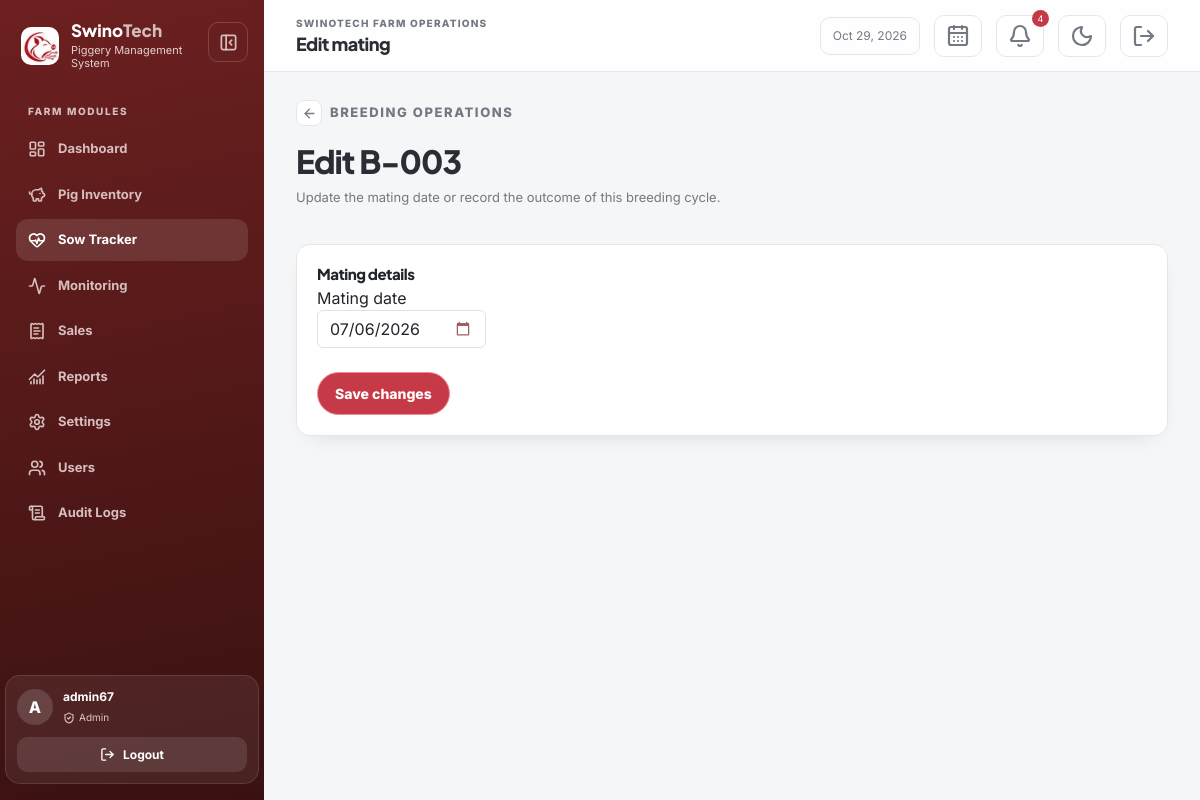
The app's page /sows/edit.php?id=903 (signed in), older data.
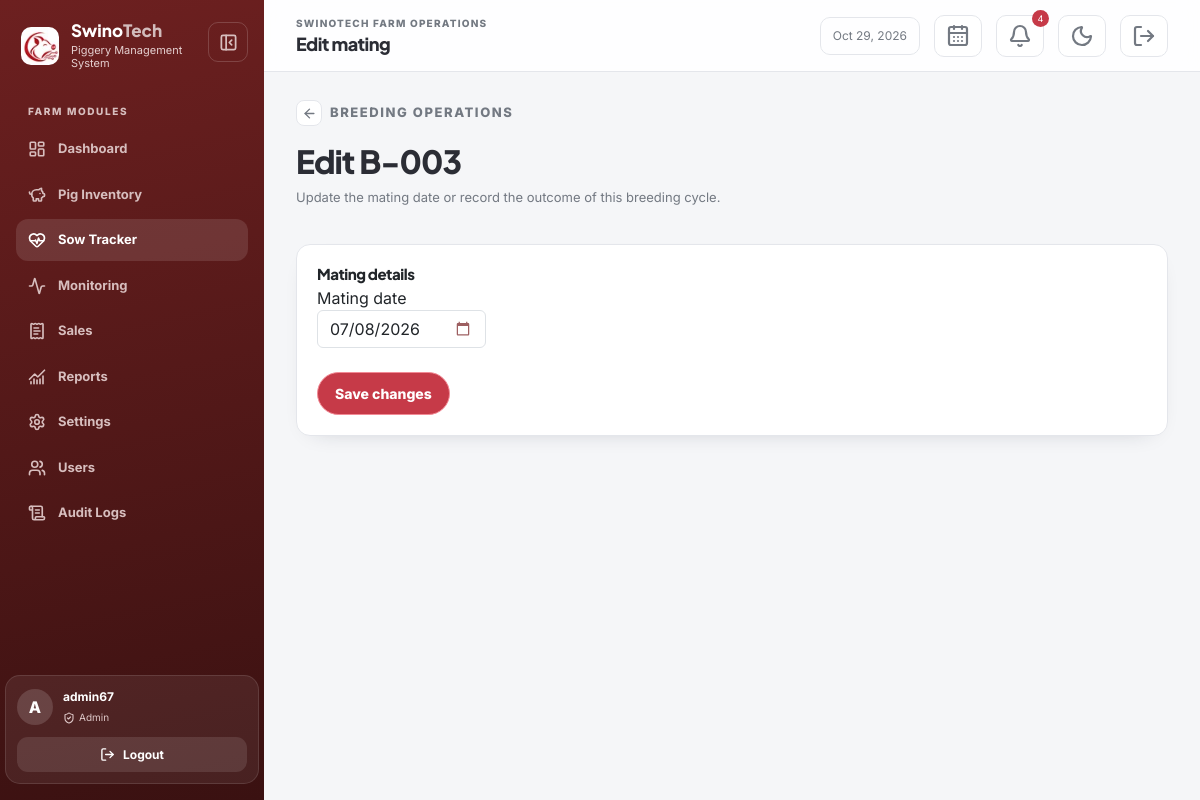
The same page, newer data.
### tables this page shows
CREATE TABLE `sow_records` (
  `sow_record_id` int UNSIGNED NOT NULL,
  `pig_id` int UNSIGNED NOT NULL,
  `mating_date` date NOT NULL,
  `expected_farrowing_date` date DEFAULT NULL,
  `status` enum('pregnant','farrowed','failed') NOT NULL DEFAULT 'pregnant',
  `piglets_born` int UNSIGNED NOT NULL DEFAULT '0'
);

CREATE TABLE `pigs` (
  `pig_id` int UNSIGNED NOT NULL,
  `tag_number` varchar(50) NOT NULL,
  `category` enum('boar','fattener','sow') NOT NULL,
  `weight` decimal(10,2) NOT NULL,
  `pen_number` varchar(50) DEFAULT NULL,
  `status` enum('active','sold','dead') NOT NULL DEFAULT 'active',
  `date_added` date NOT NULL DEFAULT (curdate())
);

### includes/auth.php (called while the page is built, shortened)
<?php
function e(mixed $value): string
{
    return htmlspecialchars((string) $value, ENT_QUOTES, 'UTF-8');
}

### sows/edit.php (the view, shortened to what this page needs)
<?php
require __DIR__ . '/../includes/auth.php';
require __DIR__ . '/../includes/db.php';
$id = (int) ($_GET['id'] ?? $_POST['sow_record_id'] ?? 0);
$statement = $pdo->prepare('SELECT s.*, p.tag_number FROM sow_records s JOIN pigs p ON p.pig_id = s.pig_id WHERE s.sow_record_id = :id');
$statement->execute(['id' => $id]);
$record = $statement->fetch();
require __DIR__ . '/../includes/header.php';
?>
<div class="page-heading"><div><p class="eyebrow"><a class="back-button" href="index.php" aria-label="Back to sow tracker" title="Back to sow tracker"><i data-lucide="arrow-left" aria-hidden="true"></i></a>Breeding operations</p><h2>Edit <?= e($record['tag_number']) ?></h2><p>Update the mating date or record the outcome of this breeding cycle.</p></div></div>
<div class="card mb-3">
    <h3 class="section-title">Mating details</h3>
    <form method="post" class="row g-3">
        <div class="col-md-6"><label class="form-label">Mating date<input class="form-control" type="date" name="mating_date" value="<?= e($record['mating_date']) ?>" required></label></div>
        <div class="col-12"><button class="btn btn-danger primary-action" type="submit">Save changes</button></div>
    </form>
</div>
<?php require __DIR__ . '/../includes/footer.php'; ?>

Row changes from the older to the newer data that the page shows:
changed sow_records: mating_date "07/06/2026" → "07/08/2026"
